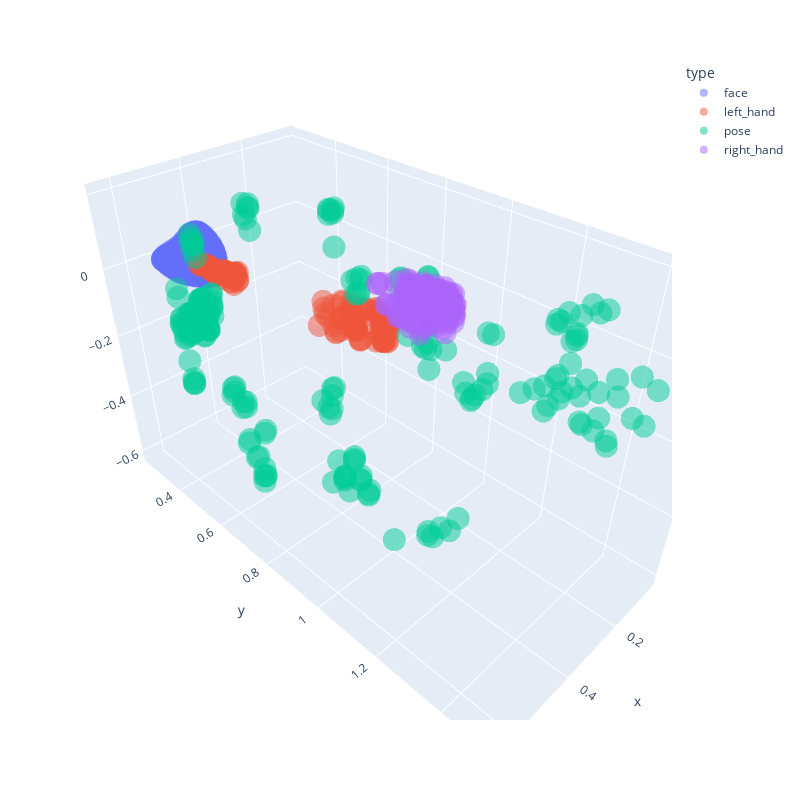

The cell this chart's notebook holds for it:
### Code cell
px.scatter_3d(df2, x="x", y="y", z="z", color="type" , opacity=0.5, width=800, height=800).show() #rgb image landmarks

### Figure 1 — Plotly figure (JSON) as saved in the notebook; plotly's stock layout.template omitted (floating-point values rounded to 4 significant figures; data arrays with more than 128 entries replaced by an {"elided": "..."} marker saying what was removed)
{"data": [{"hovertemplate": "type=face<br>x=%{x}<br>y=%{y}<br>z=%{z}<extra></extra>", "legendgroup": "face", "marker": {"color": "#636efa", "opacity": 0.5, "symbol": "circle"}, "mode": "markers", "name": "face", "scene": "scene", "showlegend": true, "type": "scatter3d", "x": {"elided": "3276 float values"}, "y": {"elided": "3276 float values"}, "z": {"elided": "3276 float values"}}, {"hovertemplate": "type=left_hand<br>x=%{x}<br>y=%{y}<br>z=%{z}<extra></extra>", "legendgroup": "left_hand", "marker": {"color": "#EF553B", "opacity": 0.5, "symbol": "circle"}, "mode": "markers", "name": "left_hand", "scene": "scene", "showlegend": true, "type": "scatter3d", "x": {"elided": "147 float values"}, "y": {"elided": "147 float values"}, "z": {"elided": "147 float values"}}, {"hovertemplate": "type=pose<br>x=%{x}<br>y=%{y}<br>z=%{z}<extra></extra>", "legendgroup": "pose", "marker": {"color": "#00cc96", "opacity": 0.5, "symbol": "circle"}, "mode": "markers", "name": "pose", "scene": "scene", "showlegend": true, "type": "scatter3d", "x": {"elided": "231 float values"}, "y": {"elided": "231 float values"}, "z": {"elided": "231 float values"}}, {"hovertemplate": "type=right_hand<br>x=%{x}<br>y=%{y}<br>z=%{z}<extra></extra>", "legendgroup": "right_hand", "marker": {"color": "#ab63fa", "opacity": 0.5, "symbol": "circle"}, "mode": "markers", "name": "right_hand", "scene": "scene", "showlegend": true, "type": "scatter3d", "x": {"elided": "147 float values"}, "y": {"elided": "147 float values"}, "z": {"elided": "147 float values"}}], "layout": {"height": 800, "legend": {"title": {"text": "type"}, "tracegroupgap": 0}, "margin": {"t": 60}, "scene": {"domain": {"x": [0, 1], "y": [0, 1]}, "xaxis": {"title": {"text": "x"}}, "yaxis": {"title": {"text": "y"}}, "zaxis": {"title": {"text": "z"}}}, "width": 800}}
